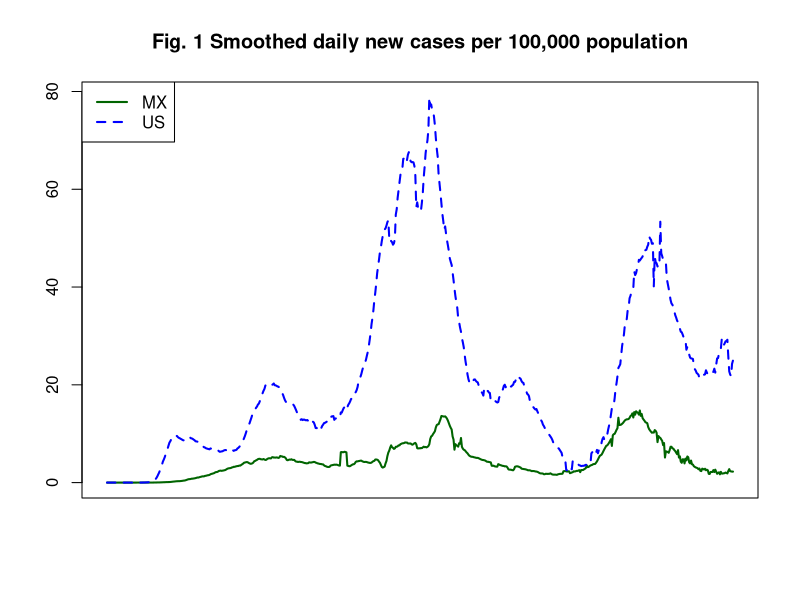
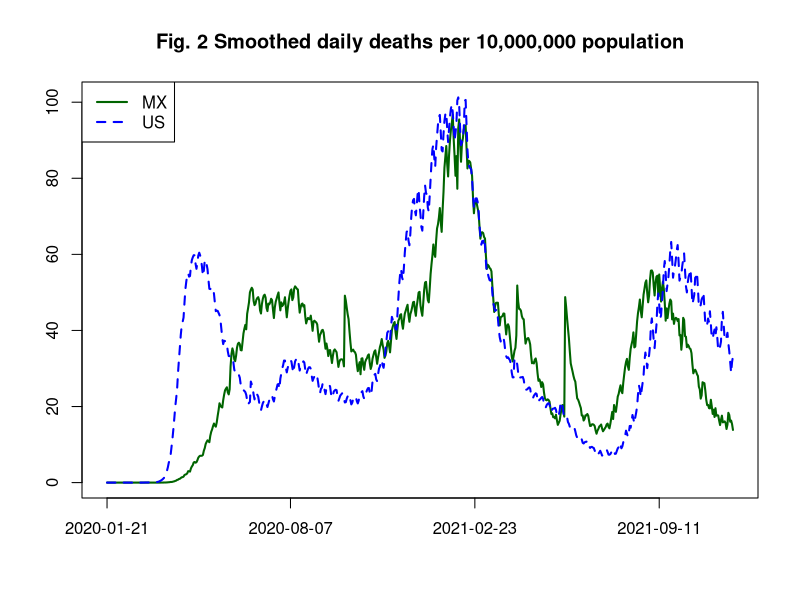
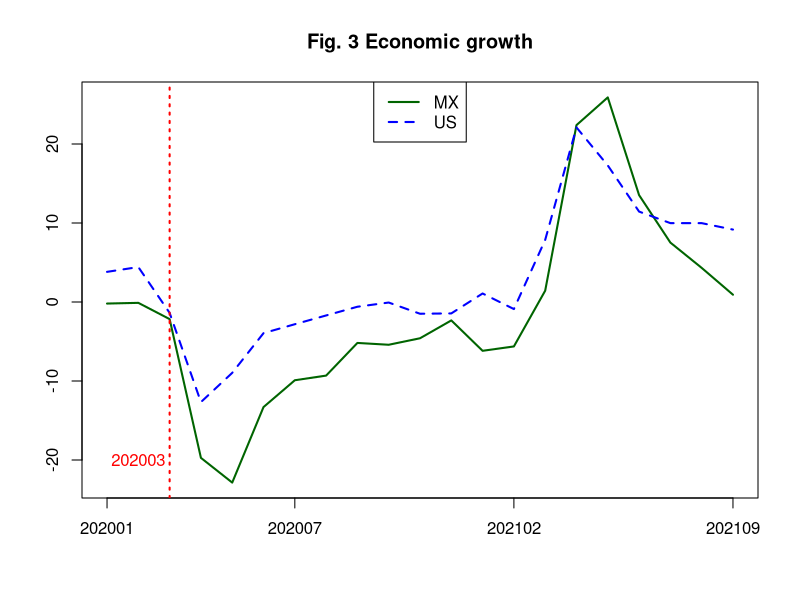
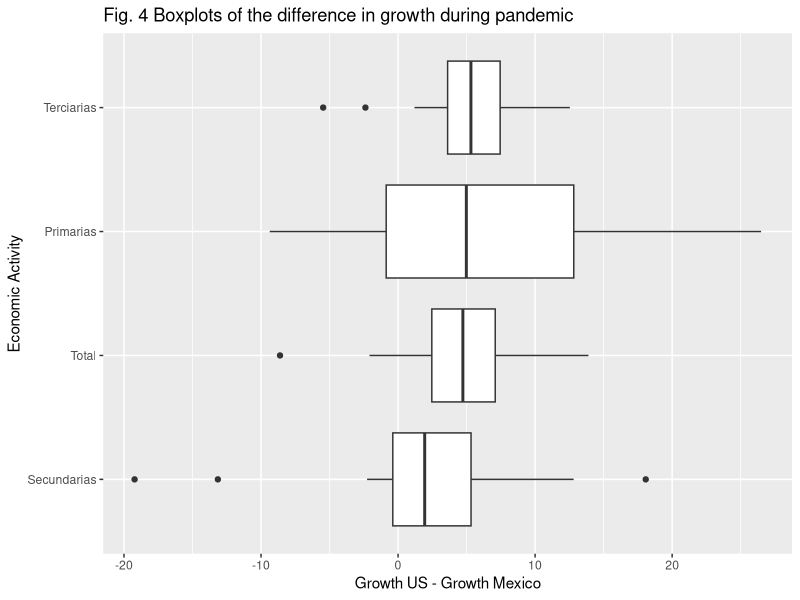
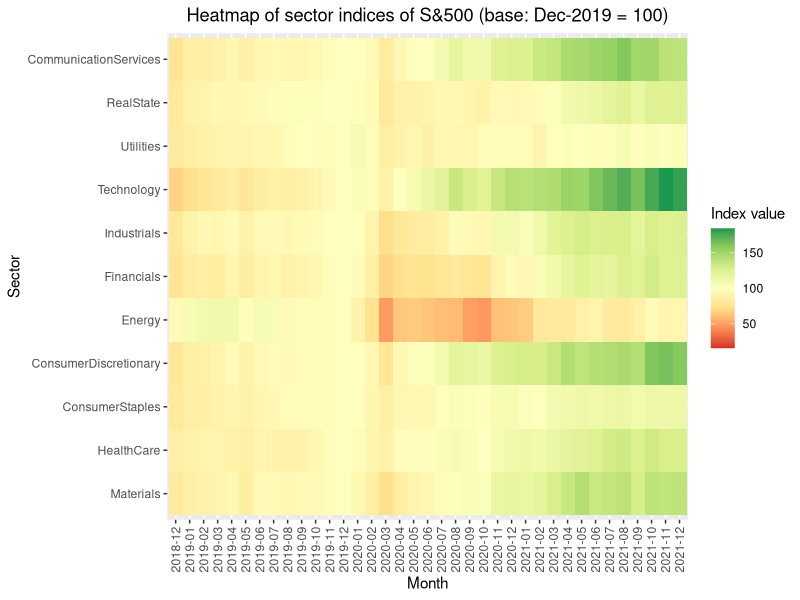
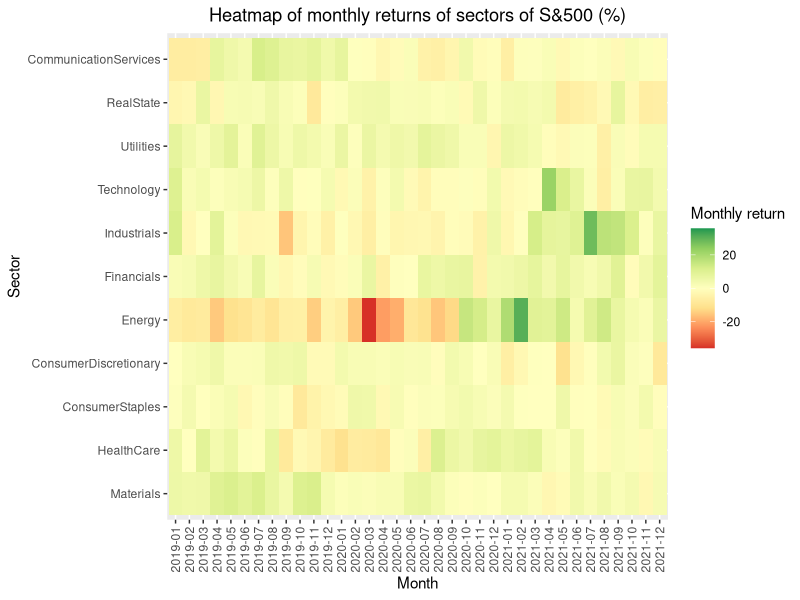

Source code (R) for these figures, in order:
## ---- chunk 1
library(forecast)
library(dplyr)
library(ggplot2)
library(zoo)
library(RColorBrewer)
library(tidyverse)

covid_MX <- read.csv("Data/COVID_mex.csv", stringsAsFactors = F)
covid_US <- read.csv("Data/COVID_usa.csv", stringsAsFactors = F)

inflation_MX <- read.csv("Data/Inflation_MX_2019_2021.csv", stringsAsFactors = F)
inflation_US <- read.csv("Data/Inflation_US_2012_2021.csv", stringsAsFactors = F)

GDP_MX <- read.csv("Data/GDP_MX_Clean.csv", stringsAsFactors = F)
GDP_US <- read.csv("Data/GDP_US_Clean.csv", stringsAsFactors = F)

financials <- read_csv('Data/Financial data.csv')
## ---- chunk 2

aux <- covid_MX %>% inner_join(dplyr::select(covid_US, date, confirmed),
                        by=c("date"="date"))
aux$Daily_Cases_MX <- c(aux$confirmed.x[1], (aux$confirmed.x[-1]-aux$confirmed.x[-nrow(aux)])/128900000)
aux$Daily_Cases_US <- c(aux$confirmed.y[1], (aux$confirmed.y[-1]-aux$confirmed.y[-nrow(aux)])/329500000)

# Simple exponential smoothing function
ES <- function(x, l){
  s = rep(0, length(x))
  for(k in 1:length(x)){
    if(k==1){
      s[k] = x[k]
    }else{
      s[k] = l*x[k] + (1-l)*s[k-1]
    }
  }
  return(s)
}

aux[is.na(aux)] <- 0
aux <- aux %>% 
  mutate(Cases_MX = zoo::rollmean(Daily_Cases_MX, k = 7, fill = NA),
         Cases_US = zoo::rollmean(Daily_Cases_US, k = 7, fill = NA) ) %>% 
  filter(!is.na(Cases_US))
aux <- aux[-1, ]

#aux$Cases_MX <- ES(aux$Daily_Cases_MX, 0.2)
#aux$Cases_US <- ES(aux$Daily_Cases_US, 0.2)
#aux <- aux %>% filter(!is.na(Cases_US))
#aux <- aux[-1, ]

ts.plot(ts( 100000*aux$Cases_MX ),
     ts( 100000*aux$Cases_US ), col=c("darkgreen", "blue"), lty=c(1,2), lwd=2,
     xlab="", gpars=list(xaxt='n'), main="Fig. 1 Smoothed daily new cases per 100,000 population" )
legend("topleft", legend=c("MX", "US"), lty=c(1, 2), lwd=2, col=c("darkgreen", "blue"))
#abline(v=c(140, 210, 270, 410, 500, 550), col="gray", lty=2)


## ---- chunk 3

aux <- covid_MX %>% inner_join(dplyr::select(covid_US, date, deaths),
                        by=c("date"="date"))
aux$Daily_Cases_MX <- c(aux$deaths.x[1], (aux$deaths.x[-1]-aux$deaths.x[-nrow(aux)])/128900000)
aux$Daily_Cases_US <- c(aux$deaths.y[1], (aux$deaths.y[-1]-aux$deaths.y[-nrow(aux)])/329500000)

#aux <- aux %>% 
#  mutate(Cases_MX = zoo::rollmean(Daily_Cases_MX, k = 7, fill = NA),
#         Cases_US = zoo::rollmean(Daily_Cases_US, k = 7, fill = NA) ) %>% 
#  filter(!is.na(Cases_US))

aux[is.na(aux)] <- 0
aux$Cases_MX <- ES(aux$Daily_Cases_MX, 0.1)
aux$Cases_US <- ES(aux$Daily_Cases_US, 0.1)
aux <- aux %>% filter(!is.na(Cases_US))

ts.plot(ts( 10000000*aux$Cases_MX ),
     ts( 10000000*aux$Cases_US ), col=c("darkgreen", "blue"), lty=c(1,2), lwd=2,
     xlab="", gpars=list(xaxt='n'), main="Fig. 2 Smoothed daily deaths per 10,000,000 population" )
indx <- c(1, 200*(1:3))
axis(side=1, at=indx, labels=aux$date[indx], cex=0.7)
legend("topleft", legend=c("MX", "US"), lty=c(1, 2), lwd=2, col=c("darkgreen", "blue"))

## ---- chunk 4
aux <- 
ts.plot(ts( GDP_MX$Total[13:nrow(GDP_MX)] ),
     ts( GDP_US$Total[13:nrow(GDP_US)] ), col=c("darkgreen", "blue"), lty=c(1,2), lwd=2,
     xlab="", gpars=list(xaxt='n'), main="Fig. 3 Economic growth" )
indx <- c(1, 7*(1:3))
axis(side=1, at=indx, labels=GDP_MX$Periodo[13:nrow(GDP_MX)][indx], cex=0.8)
legend("top", legend=c("MX", "US"), lty=c(1, 2), lwd=2, col=c("darkgreen", "blue"))
text(2, -20, "202003", col="red")
abline(v=3, col="red", lwd=2, lty=3)

## ---- chunk 5
aux <- GDP_MX
aux$Total <- GDP_US$Total - GDP_MX$Total
aux$Primarias <- GDP_US$Primarias - GDP_MX$Primarias
aux$Secundarias <- GDP_US$Secundarias - GDP_MX$Secundarias
aux$Terciarias <- GDP_US$Terciarias - GDP_MX$Terciarias
aux <- aux[13:nrow(aux), ]

aux %>% pivot_longer(Total:Terciarias, names_to="Diff_growth") %>% ggplot(aes(x=value, y=reorder(Diff_growth  , value, FUN = median) )) + geom_boxplot() + 
ggtitle('Fig. 4 Boxplots of the difference in growth during pandemic') +
labs(x = 'Growth US - Growth Mexico', y = 'Economic Activity')
## ---- chunk 6
monthly_fin <- financials %>% 
  mutate(mon_yr = format(financials$Date, "%Y-%m")) %>% 
  drop_na() %>% 
  group_by(mon_yr) %>% 
  filter(Date == max(Date))

# Drop variables that do not appear on the heatmap
drop <- c('Date', 'S&P500', 'MexicanStocksIndex', 'USDMXN')
monthly_fin <- monthly_fin[,!(names(monthly_fin) %in% drop)] %>% 
  select(mon_yr, everything())

# Creation of indices
col_names <- colnames(monthly_fin)
for (sector in col_names[-1])
{
  base_value <- as.numeric(monthly_fin[monthly_fin$mon_yr == '2019-12', sector])
  monthly_fin[sector] <- 100*monthly_fin[sector]/base_value
}

# Dummy data
x <- monthly_fin$mon_yr
y <- col_names[-1]
data <- expand.grid(X=x, Y=y)
data$Z <- c(as.matrix(monthly_fin[,-1]))

# Give extreme colors
bound = max(abs(c(max(data$Z) - 100, min(data$Z) - 100)))
ggplot(data, aes(X, Y, fill= Z)) + 
  geom_tile() + 
  scale_fill_distiller(palette = "RdYlGn",
                       direction = 1,
                       limits = c(100 - bound, 100 + bound),
                       name = "Index value") +
  labs(title="Heatmap of sector indices of S&500 (base: Dec-2019 = 100)",
       x ="Month",
       y = "Sector") + 
  theme(axis.text.x = element_text(vjust = 0.5)) +
  theme(plot.title = element_text(hjust = 0.5)) + 
  theme(axis.text.x = element_text(angle = 90))
## ---- chunk 7
data_matrix <- 100*(as.matrix(monthly_fin[-1,-1]/monthly_fin[-nrow(monthly_fin),-1]) - 1)

# Dummy data
x <- monthly_fin$mon_yr[-1]
y <- col_names[-1]
data <- expand.grid(X=x, Y=y)
data$Z <- c(t(data_matrix))

# Give extreme colors
bound = max(abs(c(max(data$Z), min(data$Z))))
ggplot(data, aes(X, Y, fill= Z)) + 
  geom_tile() + 
  scale_fill_distiller(palette = "RdYlGn",
                       direction = 1,
                       limits = c(-bound, bound),
                       name = "Monthly return") +
  labs(title="Heatmap of monthly returns of sectors of S&500 (%)",
       x ="Month",
       y = "Sector") + 
  theme(axis.text.x = element_text(vjust = 0.5)) +
  theme(plot.title = element_text(hjust = 0.5)) + 
  theme(axis.text.x = element_text(angle = 90))
